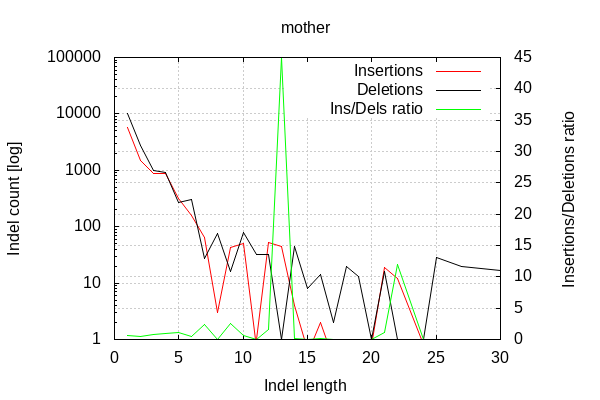

Here is the gnuplot script that generated this plot:

        set terminal png size 600,400 truecolor
        set output "./bamstat_plots/mother-indel-dist.png"
        set grid xtics ytics y2tics back lc rgb "#cccccc"
        set style line 1 linetype 1  linecolor rgb "red"
        set style line 2 linetype 2  linecolor rgb "black"
        set style line 3 linetype 3  linecolor rgb "green"
        set style increment user
        set ylabel "Indel count [log]"
        set xlabel "Indel length"
        set y2label "Insertions/Deletions ratio"
        set log y
        set y2tics nomirror
        set ytics nomirror
        set title "mother"
        plot '-' w l ti 'Insertions', '-' w l ti 'Deletions', '-' axes x1y2 w l ti "Ins/Dels ratio"
    1	5705
2	1471
3	878
4	860
5	316
6	158
7	65
8	3
9	42
10	51
11	0
12	53
13	45
14	4
15	0
16	2
17	0
18	0
19	0
20	0
21	19
22	12
24	0
25	0
27	0
30	0
end
1	10110
2	2799
3	1011
4	896
5	274
6	307
7	27
8	77
9	16
10	79
11	32
12	32
13	1
14	44
15	8
16	14
17	2
18	20
19	13
20	1
21	16
22	1
24	1
25	28
27	20
30	17
end
1	0.564293
2	0.525545
3	0.868447
4	0.959821
5	1.153285
6	0.514658
7	2.407407
8	0.038961
9	2.625000
10	0.645570
11	0.000000
12	1.656250
13	45.000000
14	0.090909
15	0.000000
16	0.142857
17	0.000000
18	0.000000
19	0.000000
20	0.000000
21	1.187500
22	12.000000
24	0.000000
25	0.000000
27	0.000000
30	0.000000
end
